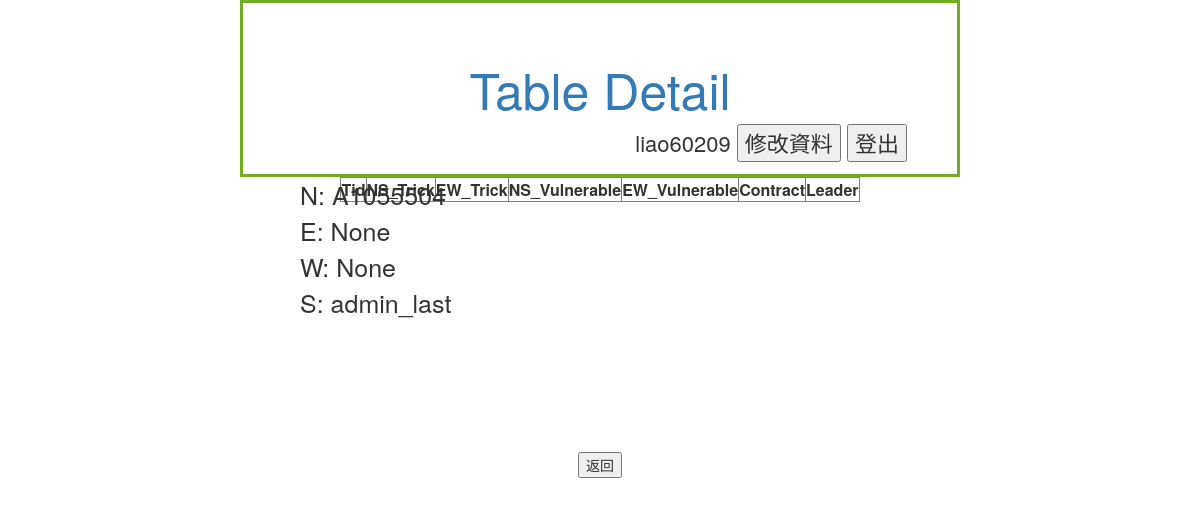
Page /Member/Table/9 (signed in) on the earlier database version.
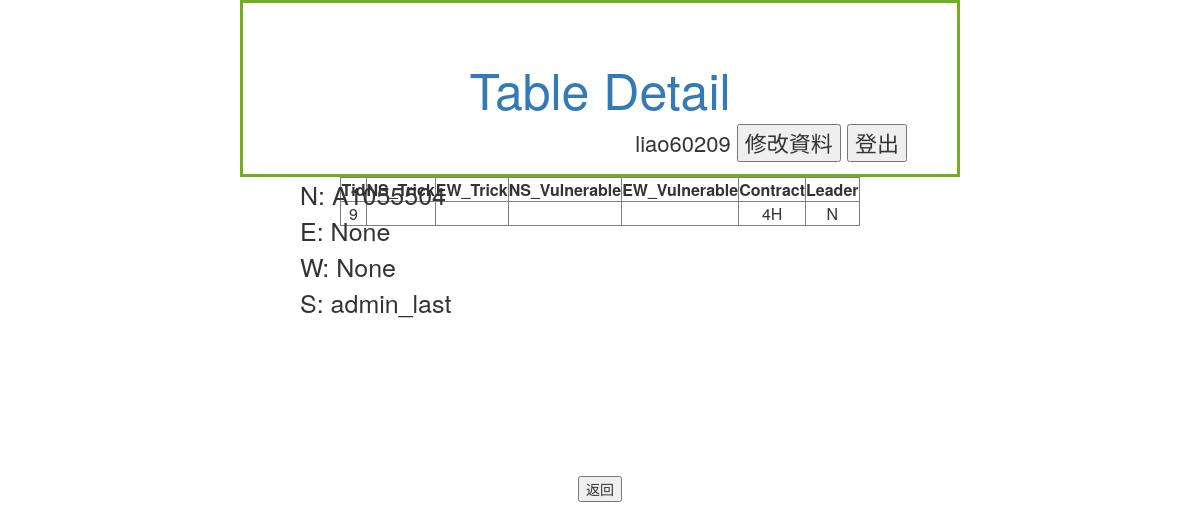
Same page on the later database version.
### Member/models.py (models this page shows, shortened)
class seat(models.Model):
    class Meta:
        unique_together = (('position','TableID'),('PlayerID','TableID'))
    position = models.CharField(max_length=1)   #Eg. N/E/W/S
    TableID = models.ForeignKey('table',on_delete=models.CASCADE)
    PlayerID = models.ForeignKey(User,on_delete=models.SET_NULL,null=True)

class rounds(models.Model):
    T_id = models.ForeignKey('table', on_delete=models.CASCADE,null=True)
    bid = models.CharField(max_length = 100,null=True)    # 開喊位置+喊牌紀錄 Eg.(3,1NT,PS,3C,3S,4NT)
    leader = models.CharField(max_length = 1)      # 首引位置 N/E/S/W
    contract = models.CharField(max_length = 2)      #該局的王牌花色
    '''
    N   QJ85.AJ64.T85.J4
    E   AK42.75.Q63.9863
    S   T976.8.A942.KT52
    W   3.KQT932.KJ7.AQ7
    '''
    N = models.CharField(max_length = 38)
    E = models.CharField(max_length = 38)
    W = models.CharField(max_length = 38)
    S = models.CharField(max_length = 38)
    N_play = models.CharField(max_length = 38, null=True)
    E_play = models.CharField(max_length = 38, null=True)
    W_play = models.CharField(max_length = 38, null=True)
    S_play = models.CharField(max_length = 38, null=True)
    vulnerable = models.CharField(max_length = 4,null=True)    #None:0, NS:1, EW:2, All:3
    result = models.DecimalField(max_digits =2,decimal_places=0)
    declarer = models.CharField(max_length =1,null=True)  # N/S/E/W
    Rnum = models.DecimalField(max_digits=2,decimal_places=0,null=True)    #1~16
    score = models.CharField(max_length=100,null=True)   #declarer的得分
    Event = models.CharField(max_length=100,null=True)
    Site = models.CharField(max_length=100,null=True)
    Date = models.CharField(max_length=100,null=True)
    dds_result = models.CharField(max_length=60, null=True)  # 分析過的存進資料庫
    '''
    dds_result format: string{10 11 12 13 20 ... 53}
    # Use space to seperate each 2 digits numner
        N   E   S   W
    NT 10  11  12  13
    S  20  21  22  23
    H  30  31  32  33
    D  40  41  42  43
    C  50  51  52  53
    '''

class table(models.Model):
    time = models.DateTimeField(verbose_name="time",auto_now=True)
    NS_TotalPoint = models.DecimalField(max_digits = 5,decimal_places=0)
    EW_TotalPoint = models.DecimalField(max_digits = 5,decimal_places=0)
    RoundNum = models.DecimalField(max_digits = 10,decimal_places=0)     #總共進行幾個ROUND Eg. 1/4/16
    MachineID = models.DecimalField(max_digits = 10,decimal_places=0)
    def __str__(self):
        return str(self.pk)      #回傳TableID

### Member/views.py (the view, shortened to what this page needs)
# urls.py: path('Table/',views.tableinformation,name = 'table'),
@login_required(login_url='/Member/login/')
def tableinformation(request,tid='x'):
	permission = False
	seats = seat.objects.filter(PlayerID=request.user.id)
	mytable = []
	for s in seats:
		mytable.append(s.TableID.pk)
	mytable = set(mytable)		#去除重複
	tables = table.objects.filter(pk__in=mytable)		#一般使用者
	if request.user.is_staff==True:
		permission = True			#管理者
		tables = table.objects.all()
	name = Name(request)
	tables = tables.filter(pk=tid)
	Nseat = seat.objects.filter(TableID=tid,position="N")
	Eseat = seat.objects.filter(TableID=tid, position="E")
	Wseat = seat.objects.filter(TableID=tid, position="W")
	Sseat = seat.objects.filter(TableID=tid, position="S")
	Rounds = rounds.objects.filter(T_id=tid)
	return render(request,"Member/tabledetail.html",locals())

### Member/views.py (called while the page is built)
def Name(request):
	name = request.user.first_name
	if name == "":
		name = request.user.username
	return name

### Member/templates/Member/tabledetail.html (shortened to what this page needs)
{% extends 'Member/base.html' %}
{%block title%}
    Table Detail
{%endblock%}
{%block user%}
        {{name}}
        <input type="button" value="修改資料" onclick="location='/Member/modify/'">
        <input type="button" value="登出" onclick="location='/Member/logout/'">
{%endblock%}
{%block content%}
<div style="position:absolute;left:300px;font-size:25px;text-align:justify;">
    N:   {%for seat in Nseat%}{{seat.PlayerID}}{%endfor%}<br>
    E:   {%for seat in Eseat%}{{seat.PlayerID}}{%endfor%}<br>
    W:   {%for seat in Wseat%}{{seat.PlayerID}}{%endfor%}<br>
    S:   {%for seat in Sseat%}{{seat.PlayerID}}{%endfor%}<br>
</div>
<div>
    <table style="text-align:center;" border="1" cellpadding="0" cellspacing="0" align="center" valign="middle">
        <tr><th>Tid</th>
        <th>NS_Trick</th>
        <th>EW_Trick</th>
        <th>NS_Vulnerable</th>
        <th>EW_Vulnerable</th>
        <th>Contract</th>
        <th>Leader</th>
        {%for round in Rounds%}
        <tr>
        <td>{{round.T_id}}</td>
        <td>{{round.NS_Trick}}</td>
        <td>{{round.EW_Trick}}</td>
        <td>{{round.NS}}</td>
        <td>{{round.EW}}</td>
        <td>{{round.contract}}</td>
        <td>{{round.leader}}</td>
        </tr>
        {%endfor%}
    </table>
</div>
{%endblock%}

Differences in the rows shown:
now on this page (row edited): rounds: T_id "9", contract "4H", leader "N"
